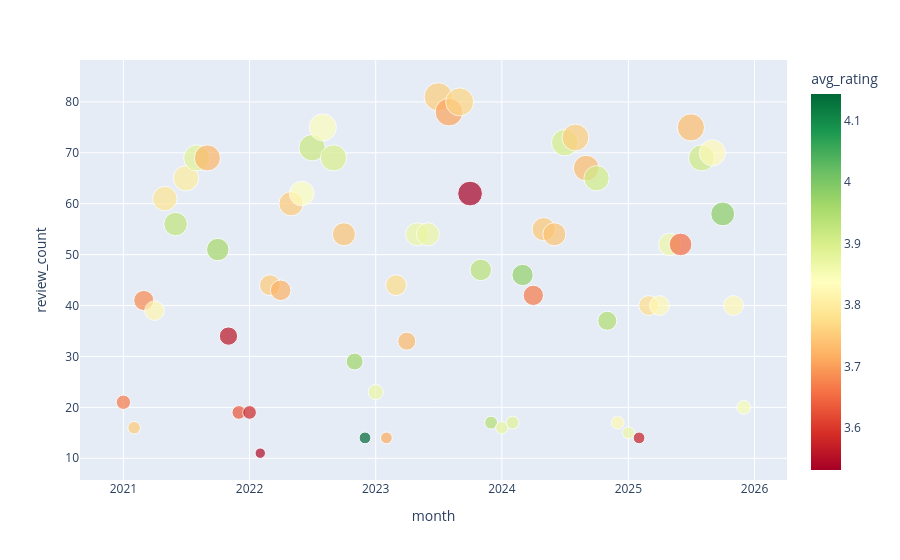

Notebook code cell kept with this figure:
### Code cell
px.scatter(
    df_monthly_summary,
    x="month",
    y="review_count",
    color="avg_rating",
    color_continuous_scale="RdYlGn",
    size="review_count"
)
